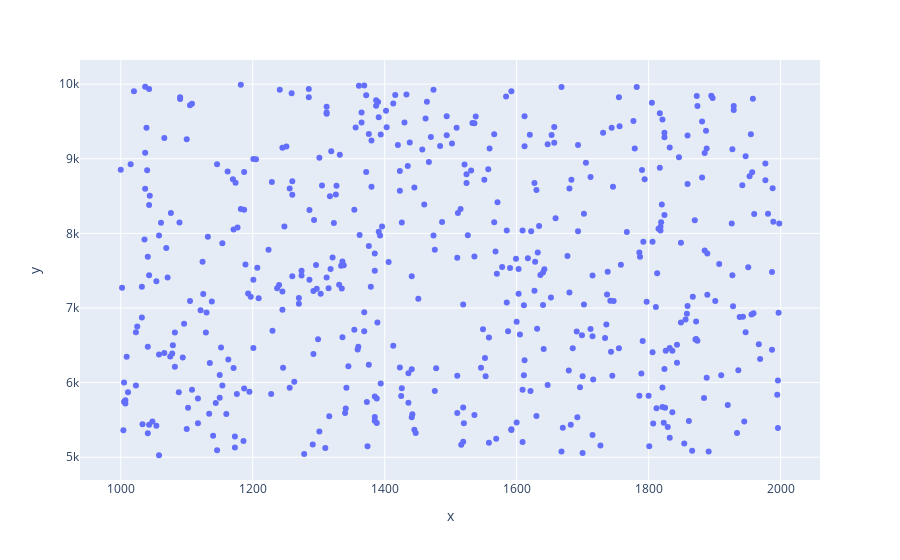

Notebook source saved alongside this figure:
### Code cell
px.scatter(x=vetor_1, y=vetor_2)

### Figure 1 — Plotly figure (JSON) as saved in the notebook; plotly's stock layout.template omitted (floating-point values rounded to 4 significant figures; data arrays with more than 128 entries replaced by an {"elided": "..."} marker saying what was removed)
{"data": [{"hovertemplate": "x=%{x}<br>y=%{y}<extra></extra>", "legendgroup": "", "marker": {"color": "#636efa", "symbol": "circle"}, "mode": "markers", "name": "", "orientation": "v", "showlegend": false, "type": "scatter", "x": {"elided": "500 int values"}, "xaxis": "x", "y": {"elided": "500 int values"}, "yaxis": "y"}], "layout": {"legend": {"tracegroupgap": 0}, "margin": {"t": 60}, "xaxis": {"anchor": "y", "domain": [0, 1], "title": {"text": "x"}}, "yaxis": {"anchor": "x", "domain": [0, 1], "title": {"text": "y"}}}}
